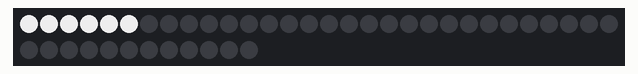
Bench run of a sketch on a simulated ESP32. On the bench: 42 RGB LEDs in strip order, left to right, continuing on the next row. Dim RGB values are drawn brighter than linear; what the sketch prints to the serial monitor is not drawn.

Above: at 0.05 s.
At 0.55 s:
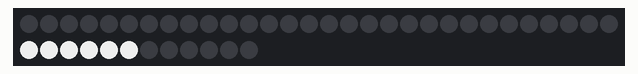
At 1.07 s:
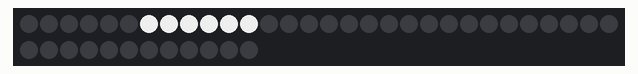
At 1.69 s:
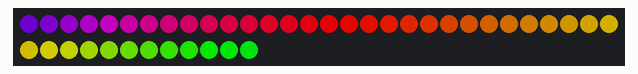
At 2.59 s:
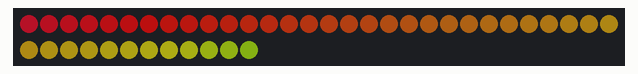

The sketch:

slave.ino
```cpp
#include <WiFi.h>
#include <esp_now.h>
#include <FastLED.h>

// ---------------------------
// Hardware config
// ---------------------------
#define NUM_LEDS     42
#define DATA_PIN     21
#define BRIGHTNESS   200
#define SIM_INTERVAL 700

CRGB leds[NUM_LEDS];

// ---------------------------
// Accelerator → LED mapping
// ---------------------------
const float DIST_IDLE_MM  = 90.0f;
const float DIST_FULL_MM  = 55.0f;
const float DIST_SPAN_MM  = (DIST_IDLE_MM - DIST_FULL_MM);
const float IDLE_TOL_MM   = 1.5f;

volatile float g_dist_mm  = DIST_IDLE_MM;
volatile uint32_t g_last_rx_ms = 0;

// ---------------------------
// Idle animation
// ---------------------------
float idlePhase = 0.0f;

// ---------------------------
// Startup animation
// ---------------------------
bool startupDone = false;
uint32_t startupStart = 0;

// ---------------------------
// Helpers
// ---------------------------
static inline float clampf(float v, float lo, float hi){ return v < lo ? lo : (v > hi ? hi : v); }

float throttle01(float mm) {
  mm = clampf(mm, DIST_FULL_MM, DIST_IDLE_MM);
  return (DIST_IDLE_MM - mm) / DIST_SPAN_MM;
}

uint8_t hueForThrottle(float t01) {
  t01 = clampf(t01, 0.0f, 1.0f);
  if (t01 <= 0.5f) {
    float a = t01 / 0.5f;
    return (uint8_t)(160.0f + (32.0f - 160.0f) * a);
  } else {
    float a = (t01 - 0.5f) / 0.5f;
    return (uint8_t)(32.0f + (0.0f - 32.0f) * a);
  }
}

// ---------------------------
// ESP-NOW receive callback
// ---------------------------
void onReceive(const esp_now_recv_info_t* info, const uint8_t* data, int len) {
  char msg[20];
  int l = min(len, 19);
  memcpy(msg, data, l);
  msg[l] = '\0';

  if (msg[0]=='D' && msg[1]=='=') {
    int mm = atoi(&msg[2]);
    g_dist_mm = clampf((float)mm, DIST_FULL_MM, DIST_IDLE_MM);
    g_last_rx_ms = millis();
  }
}

// ---------------------------
// Startup animation logic
// ---------------------------
bool runStartupAnim(uint32_t now) {
  uint32_t elapsed = now - startupStart;

  if (elapsed < 1000) {
    // Phase 1: self-check pings
    int group = (elapsed / 100) % (NUM_LEDS / 6 + 1);
    fill_solid(leds, NUM_LEDS, CRGB::Black);
    for (int i = 0; i < 6; i++) {
      int idx = group * 6 + i;
      if (idx < NUM_LEDS)
        leds[idx] = CRGB::White;
    }
    FastLED.setBrightness(200);
    FastLED.show();
    return false;

  } else if (elapsed < 2000) {
    // Phase 2: color sweep
    for (int i = 0; i < NUM_LEDS; i++) {
      leds[i] = CHSV((now / 8 + i * 4) % 255, 255, 255);
    }
    FastLED.setBrightness(180);
    FastLED.show();
    return false;

  } else if (elapsed < 3000) {
    // Phase 3: rainbow wake
    for (int i = 0; i < NUM_LEDS; i++) {
      leds[i] = CHSV((now / 10 + i * 2) % 255, 180, 180);
    }
    FastLED.setBrightness(150);
    FastLED.show();
    return false;

  } else {
    // Done
    FastLED.clear();
    FastLED.show();
    startupDone = true;
    return true;
  }
}

// ---------------------------
// Idle animation logic
// ---------------------------
void runIdleAnim(uint32_t now) {
  idlePhase += 0.03f;
  for (int i = 0; i < NUM_LEDS; ++i) {
    float wave = sinf(idlePhase + i * 0.3f);
    uint8_t brightness = 10 + (uint8_t)(wave * 20 + 20); // soft 10–50 range
    leds[i] = CHSV(160, 255, brightness);
  }
  FastLED.setBrightness(70); // extra dim
  FastLED.show();
}

// ---------------------------
// Setup
// ---------------------------
void setup(){
  Serial.begin(115200);
  WiFi.mode(WIFI_STA);
  WiFi.disconnect();
  if (esp_now_init() != ESP_OK) {
    Serial.println("ESP-NOW init failed");
    while(true){}
  }
  esp_now_register_recv_cb(onReceive);

  FastLED.addLeds<WS2812B, DATA_PIN, GRB>(leds, NUM_LEDS);
  FastLED.setBrightness(BRIGHTNESS);
  FastLED.clear();
  FastLED.show();

  Serial.println("Receiver ready");
  startupStart = millis();
}

// ---------------------------
// Loop
// ---------------------------
void loop(){
  uint32_t now = millis();

  // ---------- Startup ----------
  if (!startupDone && !runStartupAnim(now)) return;

  const float dist = g_dist_mm;
  const float t    = throttle01(dist);
  const bool isIdle = (dist >= (DIST_IDLE_MM - IDLE_TOL_MM));
  const bool recent = (now - g_last_rx_ms) < 500;

  if (isIdle && recent) {
    runIdleAnim(now);
  } else {
    const int lit = (int)roundf(NUM_LEDS * clampf(t,0,1));
    const uint8_t hue = hueForThrottle(t);
    const CRGB color = CHSV(hue, 255, 255);

    for (int i = 0; i < NUM_LEDS; ++i)
      leds[i] = (i < lit) ? color : CRGB::Black;

    FastLED.setBrightness(BRIGHTNESS);
    FastLED.show();
  }

  // ---------- Serial simulation ----------
  static uint32_t lastSim = 0;
  if (now - lastSim >= SIM_INTERVAL) {
    lastSim = now;
    const float tprint = throttle01(g_dist_mm);
    const int litprint = (int)roundf(NUM_LEDS * clampf(tprint,0,1));

    Serial.printf("Dist: %.0fmm  Throttle: %3.0f%%  Mode: %s | ",
      g_dist_mm, tprint*100.0f,
      (isIdle && recent) ? "IDLE" : "ACTIVE");

    for (int i = 0; i < NUM_LEDS; ++i)
      Serial.print((isIdle && recent) ? '-' : (i < litprint ? 'x' : 'o'));

    Serial.println();
  }
}
```
